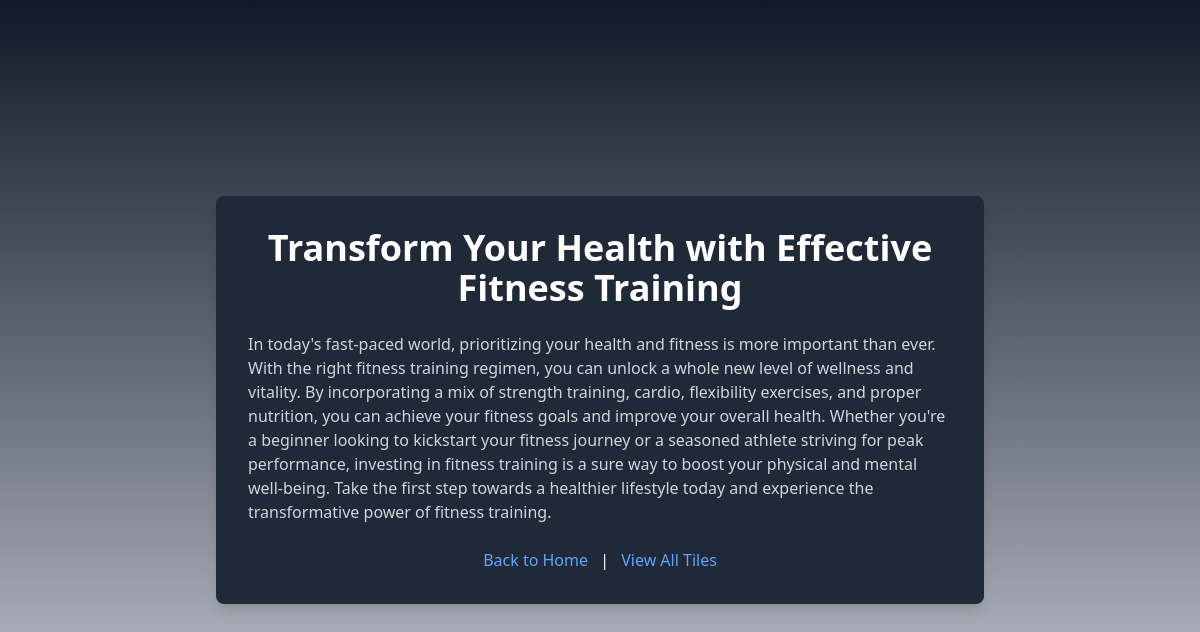
/entry/67, run on the app's committed database.
### tables this page shows
CREATE TABLE generated_content (
            id INTEGER PRIMARY KEY AUTOINCREMENT,
            entry_id INTEGER NOT NULL,
            title TEXT NOT NULL,
            body TEXT NOT NULL,
            FOREIGN KEY (entry_id) REFERENCES entries(id)
        );

### app.py (the view)
@app.route('/entry/<int:id>')
def display_entry(id):
    conn = sqlite3.connect('database.db')
    cursor = conn.cursor()
    cursor.execute('SELECT text, keywords FROM entries WHERE id = ?', (id,))
    entry = cursor.fetchone()
    cursor.execute('SELECT title, body FROM generated_content WHERE entry_id = ?', (id,))
    generated = cursor.fetchone()
    conn.close()
    if entry and generated:
        text, keywords = entry
        title, body = generated
        return render_template('entry.html', title=title, body=body)
    else:
        return "Entry or Generated Content not found", 404

### templates/entry.html (shortened to what this page needs)
<!DOCTYPE html>
<html lang="en">
<head>
    <link href="https://cdn.jsdelivr.net/npm/tailwindcss@2.2.19/dist/tailwind.min.css" rel="stylesheet">
</head>
<body class="bg-gradient-to-b from-gray-900 via-gray-500 to-gray-300 text-white flex items-center justify-center min-h-screen p-4">
    <div class="bg-gray-800 p-8 rounded-lg shadow-lg w-full max-w-3xl">
        <h1 class="text-4xl font-bold mb-6 text-center">{{ title }}</h1>
        <div class="text-gray-300 mb-6">
            <p>{{ body }}</p>
        </div>
        <div class="text-center">
            <a href="/" class="text-blue-400 hover:underline">Back to Home</a>
            <span class="mx-2">|</span>
            <a href="/entries" class="text-blue-400 hover:underline">View All Tiles</a>
        </div>
    </div>
</body>
</html>

### data on the page
generated_content: title "Transform Your Health with Effective Fitness Training", body "In today's fast-paced world, prioritizing your health and fitness is more important than ever. With the right fitness training regimen, you can unlock a whole new level of wellness and vitality. By incorporating a mix of strength training, cardio, flexibility exercises, and proper nutrition, you can achieve your fitness goals and improve your overall health. Whether you're a beginner looking to kickstart your fitness journey or a seasoned athlete striving for peak performance, investing in fitness training is a sure way to boost your physical and mental well-being. Take the first step towards a healthier lifestyle today and experience the transformative power of fitness training."
